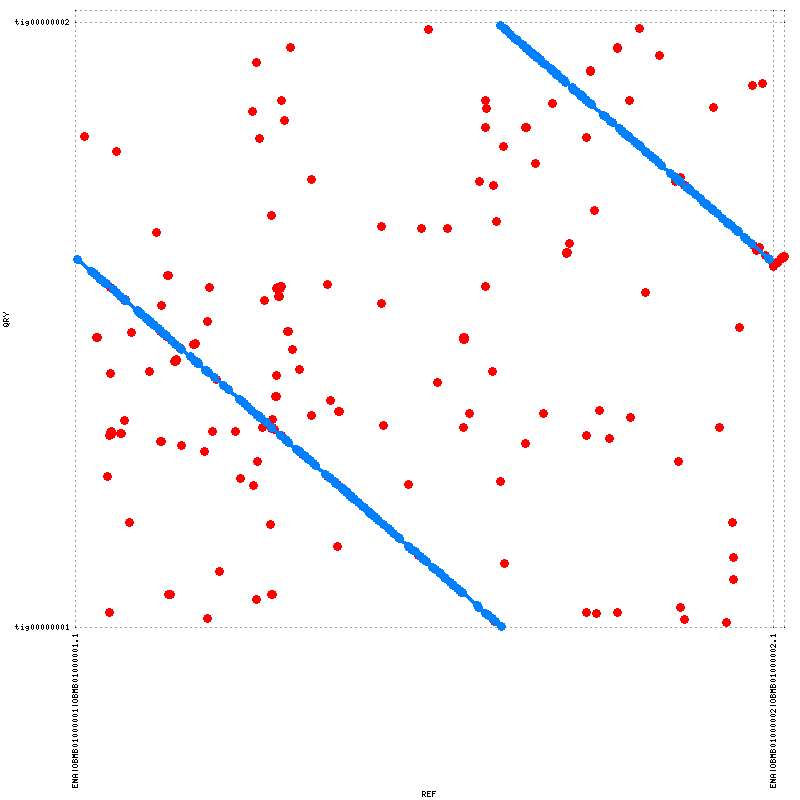

This figure's gnuplot source:
set terminal png tiny size 800,800
set output "mummer_output.png"
set xtics rotate ( \
 "ENA|OBMB01000001|OBMB01000001.1" 1.0, \
 "ENA|OBMB01000002|OBMB01000002.1" 2569357.0, \
 "" 2610531 \
)
set ytics ( \
 "tig00000001" 1.0, \
 "tig00000002" 2566160.0, \
 "" 2617214 \
)
set size 1,1
set grid
unset key
set border 0
set tics scale 0
set xlabel "REF"
set ylabel "QRY"
set format "%.0f"
set mouse format "%.0f"
set mouse mouseformat "[%.0f, %.0f]"
set xrange [1:2610531]
set yrange [1:2617214]
set style line 1  lt 1 lw 3 pt 6 ps 1
set style line 2  lt 3 lw 3 pt 6 ps 1
set style line 3  lt 2 lw 3 pt 6 ps 1
plot \
 "mummer_output.fplot" title "FWD" w lp ls 1, \
 "mummer_output.rplot" title "REV" w lp ls 2
